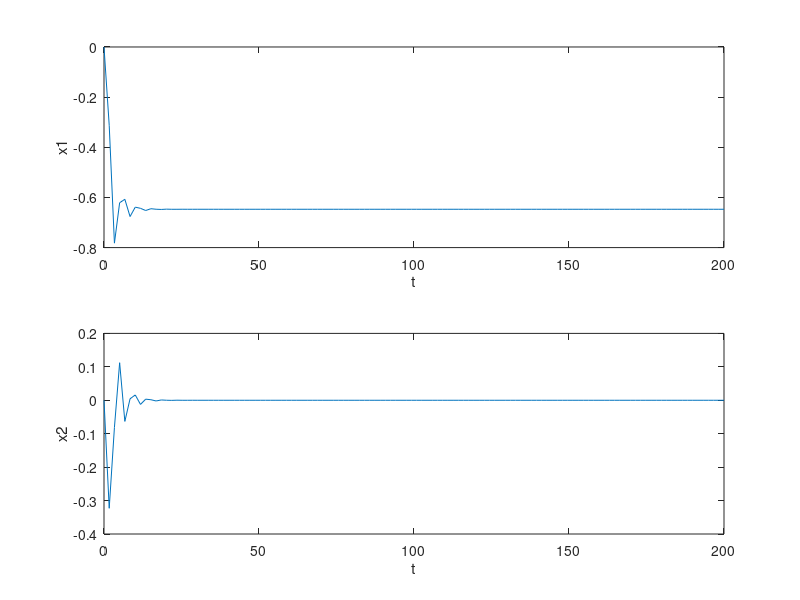

The MATLAB script that drew this image: (Note: this script raises an error after producing the figure.)
# "bdsn-ini.m"
global c k K F;
c=0.7; k=9.8; K=20;
function dx=eom(x,t)
 global c k K F;
 u = -K*x(1);
 dx(1) = x(2);
 dx(2) = -c*x(2) + k*sin(x(1)) + F*cos(x(1)) + u;
endfunction
format long; K=9.5; F0=-0.3
### 平衡点の概算 ###
tt=linspace(0,200,120);
F=F0; xx=lsode("eom",[0;0],tt);
subplot(2,1,1); plot(tt,xx(:,1)); xlabel("t"); ylabel("x1");
subplot(2,1,2); plot(tt,xx(:,2)); xlabel("t"); ylabel("x2");
drawnow(); sleep(2);
x0a=xx(120,1) #最後の値=概算値
### 初期解 ###
function y=f(x)
 global c k K F;
 u = -K*x;
 y = k*sin(x) + F*cos(x) + u;
endfunction
x0=fsolve("f",x0a) #高精度化したもの
save bdsn-ini.dat c k K F0 x0 x0a;